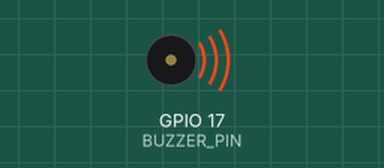
The program below on a simulated Raspberry Pi (BCM pin numbers). On the bench: buzzer (waves = sounding). At 4.8 s the program stops and its outputs stay as they are.

Above: at 0.2 s.
At 2.35 s:
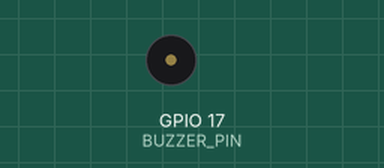
Timing chart, 0 to 3.0 s (numbered marks = the images above):
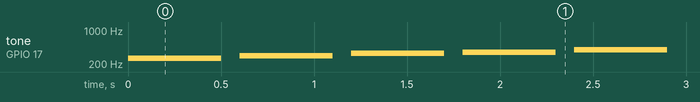

Measured:
- by itself, tone on GPIO 17 (BUZZER_PIN): plays 261 Hz for 0.50 s, 293 Hz for 0.50 s, 329 Hz for 0.50 s, 349 Hz for 0.50 s, 392 Hz for 0.50 s, 440 Hz for 0.50 s … (8 notes in this stretch)

The program:

buzzer_melody.py
```python
import RPi.GPIO as GPIO
import time

# GPIO 모드 설정
GPIO.setmode(GPIO.BCM)

# Buzzer 핀 설정
BUZZER_PIN = 17
GPIO.setup(BUZZER_PIN, GPIO.OUT)
pwm = None

# PWM 인스턴스 생성 및 초기 주파수 설정
#부저의 경우 MAX 2000(2kHz), 출력 범위(약 1Hz ~ 10kHz)
pwm = GPIO.PWM(BUZZER_PIN, 100) # 초기값을 100Hz로 설정
pwm.start(0)

# 주요 음표의 주파수 (단위: Hz)
notes = {
    'C4': 261.63,
    'D4': 293.66,
    'E4': 329.63,
    'F4': 349.23,
    'G4': 392.00,
    'A4': 440.00,
    'B4': 493.88,
    'C5': 523.25  # 높은 도 음표
}

# 작은별 멜로디 (음표와 지속 시간)
melody = [('C4', 0.5), ('D4', 0.5), ('E4', 0.5), ('F4', 0.5),
          ('G4', 0.5), ('A4', 0.5), ('B4', 0.5), ('C5', 0.5)]

def play(note, duration):
    pwm.ChangeFrequency(notes[note])
    pwm.ChangeDutyCycle(50)  # 켜짐, High와 Low를 1:1 비율로 보냄
    time.sleep(duration)  # 음표 지속 시간
    pwm.ChangeDutyCycle(0)  # 꺼짐, High 신호를 안 보냄

try:
    for note, duration in melody:
        play(note, duration)
        time.sleep(0.1)  # 음표 사이의 간격, 다음 음 사이에 Low가 0.1초 동안 감.
finally:
    if pwm is not None:
        try:
            pwm.stop()
        except:
            pass
        del pwm  # __del__ 호출 시 오류 방지
    GPIO.cleanup()
```
